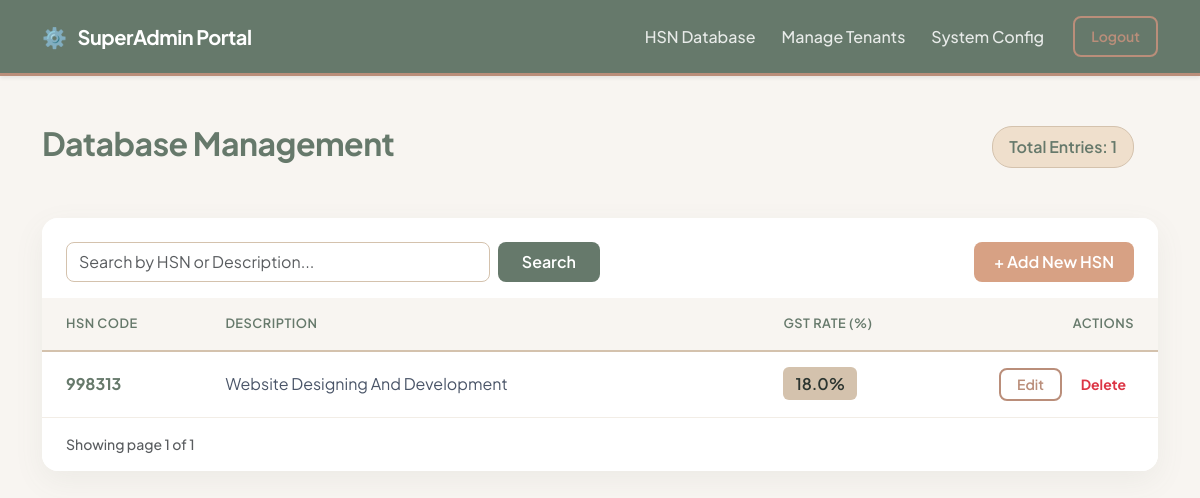
The app's page /developer/dashboard (signed in), older data.
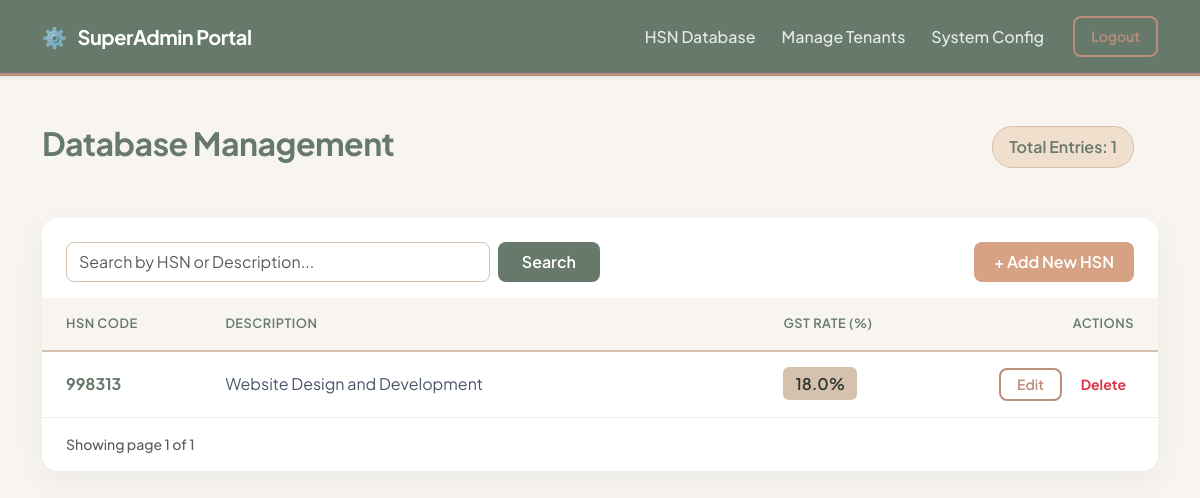
The same page, newer data.
### core/models.py (models this page shows)
class HSNDictionary(db.Model):
    __tablename__ = 'hsn_dictionary'
    id = db.Column(db.Integer, primary_key=True)
    hsn_code = db.Column(db.String(20), unique=True, nullable=False)
    description = db.Column(db.Text, nullable=False)
    gst_rate = db.Column(db.Float, nullable=False)

### core/admin/routes.py (the view)
@admin_bp.route('/dashboard', methods=['GET'])
def dashboard():
    if not is_logged_in(): return redirect(url_for('admin.login'))
    page = request.args.get('page', 1, type=int)
    search_query = request.args.get('search', '').strip()
    query = HSNDictionary.query
    if search_query:
        query = query.filter(
            (HSNDictionary.hsn_code.ilike(f'%{search_query}%')) |
            (HSNDictionary.description.ilike(f'%{search_query}%'))
        )
    pagination = query.order_by(HSNDictionary.id.desc()).paginate(page=page, per_page=50)
    total_hsn = HSNDictionary.query.count()
    return render_template(
        'admin/dashboard.html',
        pagination=pagination,
        total_hsn=total_hsn,
        search_query=search_query
    )

### core/admin/routes.py (called while the page is built)
def is_logged_in():
    return session.get('is_developer') is True

### core/templates/admin/dashboard.html (shortened to what this page needs)
{% extends "base.html" %}
{% block content %}
<div class="d-flex justify-content-between align-items-center mt-2 mb-5 dashboard-header">
    <h2>Database Management</h2>
    <div class="d-flex align-items-center">
        <span class="metric-badge me-4">Total Entries: {{ total_hsn }}</span>
    </div>
</div>
<div class="card card-glass border-0">
    <div class="card-header bg-white border-bottom-0 pt-4 pb-3 px-4 d-flex justify-content-between align-items-center rounded-top-4">
        <form method="GET" action="/developer/dashboard" class="d-flex w-50">
            <input type="text" name="search" class="form-control search-input me-2" placeholder="Search by HSN or Description..." value="{{ search_query }}">
            <button type="submit" class="btn btn-sage px-4">Search</button>
        </form>
        <button class="btn btn-terracotta" data-bs-toggle="modal" data-bs-target="#addModal">+ Add New HSN</button>
    </div>
    <div class="card-body p-0">
        <div class="table-responsive">
            <table class="table custom-table mb-0">
                <thead>
                    <tr>
                        <th width="15%" class="ps-4">HSN Code</th>
                        <th width="50%">Description</th>
                        <th width="15%">GST Rate (%)</th>
                        <th width="20%" class="text-end pe-4">Actions</th>
                    </tr>
                </thead>
                <tbody>
                    {% for item in pagination.items %}
                    <tr>
                        <td class="ps-4"><strong style="color: var(--color-sage);">{{ item.hsn_code }}</strong></td>
                        <td>{{ item.description }}</td>
                        <td><span class="rate-badge">{{ item.gst_rate }}%</span></td>
                        <td class="text-end pe-4">
                            <button class="btn btn-sm btn-outline-taupe px-3" data-bs-toggle="modal" data-bs-target="#editModal{{ item.id }}">Edit</button>
                            <form action="/developer/hsn/delete/{{ item.id }}" method="POST" class="d-inline" onsubmit="return confirm('Are you sure you want to delete this code?');">
                                <button type="submit" class="btn btn-sm text-danger border-0 bg-transparent fw-bold ms-2">Delete</button>
                            </form>
                        </td>
                    </tr>
                    {% endfor %}
                </tbody>
            </table>
        </div>
    </div>
    <div class="card-footer bg-white border-top-0 d-flex justify-content-between align-items-center py-3 px-4 rounded-bottom-4">
        <small class="text-muted fw-medium">Showing page {{ pagination.page }} of {{ pagination.pages }}</small>
    </div>
</div>
{% endblock %}

Row changes from the older to the newer data that the page shows:
changed HSNDictionary: description "Website Designing And Development" → "Website Design and Development"
